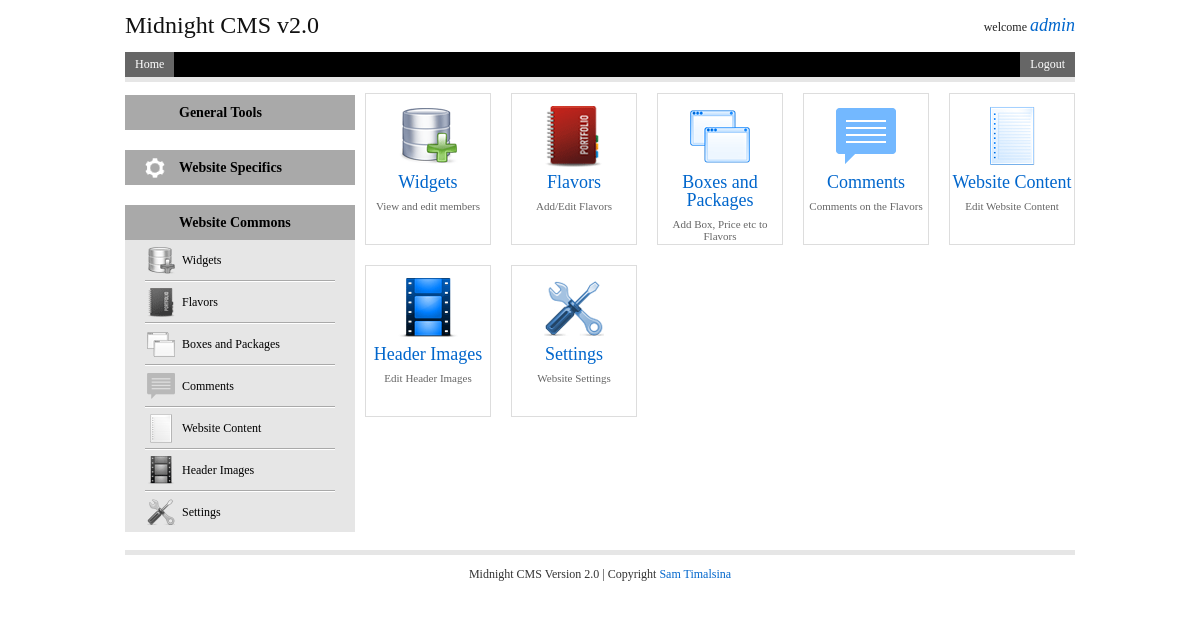
Screenshot of /admin/admin.php (signed in) with the database file from the repository.
### tables this page shows
CREATE TABLE IF NOT EXISTS `widgets` (
  `id` int(11) NOT NULL AUTO_INCREMENT,
  `name` varchar(50) NOT NULL,
  `description` varchar(256) NOT NULL,
  `logo` varchar(256) NOT NULL,
  `type` enum('common','specific','tools') NOT NULL,
  `system` enum('default','installed') NOT NULL,
  PRIMARY KEY (`id`)
);

### admin/conf/functions.php (called while the page is built, shortened)
<?php
	function cut($text){
		$ext="-";
		$spc=" ";
		$replace = str_replace($spc, $ext, $text);
		return $replace;
	}
?>

### admin/admin.php (the view)
<?php
	include("includes/header.php");
	include("includes/left.php");
?>
    <div id="main" class="span-18 last prepend-top">
        <?php
            $username = $_SESSION['username'];
        	$query=mysql_query("SELECT
                                            widgets.`name`,
                                            widgets.id,
                                            widgets.description,
                                            widgets.logo,
                                            widgets.type
                                        FROM
                                            widgets
                                        INNER JOIN adminwidget_tbl ON widgets.`name` = adminwidget_tbl.widgetname
                                        WHERE
                                            adminwidget_tbl.username = '$username' AND
                                            adminwidget_tbl.tools = 'yes' AND widgets.type='common'");
			$i=1;
			while($widget=mysql_fetch_array($query)){
		?>
    	<span class="widget <?php if($i%5==0) echo 'last';?>">
        	<span style="background:url(<?php echo WEB_URL; ?>images/widgets/<?php echo $widget['logo'];?>) top;" class="widget_icon big">&nbsp;</span>
            <h1><a href="<?php echo BASE_URL; ?>widgets/<?php echo cut($widget['name']);?>"><?php echo $widget['name'];?></a></h1>
            <h2><?php echo $widget['description'];?></h2>
        </span>
        <?php $i++;} ?>
    </div>
<?php
	include("includes/footer.php");
?>

### admin/includes/header.php (shortened to what this page needs)
<!DOCTYPE html PUBLIC "-//W3C//DTD XHTML 1.0 Transitional//EN" "http://www.w3.org/TR/xhtml1/DTD/xhtml1-transitional.dtd">
<html xmlns="http://www.w3.org/1999/xhtml">
<head>
<link type="text/css" rel="stylesheet" href="<?php echo BASE_URL;?>styles/screen.css" media="screen, projection"/>
<link type="text/css" rel="stylesheet" href="<?php echo BASE_URL;?>styles/print.css" media="print"/>
<link type="text/css" rel="stylesheet" href="<?php echo BASE_URL;?>styles/style.css" />
</head>
<body>
<div class="container">
	<div id="header" class="span-24 last">
    	<div class="span-24 last">
        	<span id="m_logo" class="span-12">
            	<h1>Midnight CMS v2.0</h1>
            </span>
            <span id="user_welcome" class="span-12 last">
				welcome <span class="username"><a href="#"><?php echo $_SESSION['username'];?></a></span>
            </span>
        </div>
    	<div id="options" class="span-24 last">
        	<span class="bar left"><a href="<?php echo BASE_URL;?>welcome">Home</a></span>
            <span class="bar right"><a href="<?php echo BASE_URL;?>logout">Logout</a></span>
        </div>
    </div>

### admin/includes/left.php (shortened to what this page needs)
<div id="left" class="span-6">
<?php
    $username = $_SESSION['username'];
    if($_SESSION['level'] == "admin"){
?>
    	<div id="statistics" class="boxes span-6 last">
        	<h1 class="box_heading">General Tools</h1>
            </div>
<?php
    }
?>
        <div id="specifics" class="boxes span-6 last">
        	<h1 class="box_heading icon1">Website Specifics</h1>
            </div>
        <div id="commons" class="boxes span-6 last">
        	<h1 class="box_heading">Website Commons</h1>
            <ul class="box_menu">
				<?php
                    $query=mysql_query("SELECT
                                            widgets.`name`,
                                            widgets.id,
                                            widgets.description,
                                            widgets.logo,
                                            widgets.type
                                        FROM
                                            widgets
                                        INNER JOIN adminwidget_tbl ON widgets.`name` = adminwidget_tbl.widgetname
                                        WHERE
                                            adminwidget_tbl.username = '$username' AND
                                            adminwidget_tbl.tools = 'yes' AND widgets.type='common'");
					$num_of_widgets=mysql_num_rows($query);
					$this_widget=1;
                    while($widget=mysql_fetch_array($query)){
                ?>
            	<li <?php if($this_widget==1) echo "class='first'"; else if($this_widget==$num_of_widgets) echo "class='last'";?>>
                	<a href="<?php echo BASE_URL."widgets/".cut($widget['name']);?>"><span style="background:url(<?php echo BASE_URL;?>images/widgets/<?php echo $widget['logo'];?>) <?php if(isset($_GET['widget'])){if (cut($widget['name'])==$_GET['widget']) echo "right"; else echo "left";} else echo "left";?> bottom; height:32px; width:32px; display:block; float:left; margin-top:4px;">&nbsp;</span><?php echo $widget['name'];?></a>
                </li>
                <?php $this_widget++;} ?>
            </ul>
        </div>
    </div>

### admin/includes/footer.php (shortened to what this page needs)
	<div id="footer" class="span-24 last prepend-top">
		<p>Midnight CMS Version 2.0 | Copyright <a href="http://shyamtimalsina.com.np/midnight-cms" target="_blank">Sam Timalsina</a></p>
	</div>
</div>
</body>
</html>

### admin/styles/screen.css (style rules this page uses)
html { margin:0;padding:0;border:0; }
body, div, span, object, iframe, h1, h2, h3, h4, h5, h6, p, blockquote, pre, a, abbr, acronym, address, code, del, dfn, em, img, q, dl, dt, dd, ol, ul, li, fieldset, form, label, legend, table, caption, tbody, tfoot, thead, tr, th, td, article, aside, dialog, figure, footer, header, hgroup, nav, section { margin:0;padding:0;border:0;font-size:100%;font:inherit;vertical-align:baseline; }
body { line-height:1.5;background:white; }
html { font-size:100.01%; }
body { font-size:75%;color:#222;background:#fff;font-family:"Helvetica Neue", Arial, Helvetica, sans-serif; }
h1, h2, h3, h4, h5, h6 { font-weight:normal;color:#111; }
h1 { font-size:3em;line-height:1;margin-bottom:0.5em; }
h2 { font-size:2em;margin-bottom:0.75em; }
p { margin:0 0 1.5em; }
.left { float:left !important; }
.right { float:right !important; }
a { color:#06c;text-decoration:underline; }
ul, ol { margin:0 1.5em 1.5em 0;padding-left:1.5em; }
ul { list-style-type:disc; }
.first { margin-left:0;padding-left:0; }
.last { margin-right:0;padding-right:0; }
.container { width:950px;margin:0 auto; }
.column, .span-1, .span-2, .span-3, .span-4, .span-5, .span-6, .span-7, .span-8, .span-9, .span-10, .span-11, .span-12, .span-13, .span-14, .span-15, .span-16, .span-17, .span-18, .span-19, .span-20, .span-21, .span-22, .span-23, .span-24 { float:left;margin-right:10px; }
.last { margin-right:0; }
.span-6 { width:230px; }
.span-12 { width:470px; }
.span-18 { width:710px; }
.span-24 { width:950px;margin-right:0; }
div.prepend-top, .prepend-top { margin-top:1.5em; }
.clearfix:after, .container:after { content:"\0020";display:block;height:0;clear:both;visibility:hidden;overflow:hidden; }
.clearfix, .container { display:block; }

### admin/styles/print.css (style rules this page uses)
body { line-height:1.5;font-family:"Helvetica Neue", Arial, Helvetica, sans-serif;color:#000;background:none;font-size:10pt; }
.container { background:none; }
h1, h2, h3, h4, h5, h6 { font-family:"Helvetica Neue", Arial, "Lucida Grande", sans-serif; }
a:link, a:visited { background:transparent;font-weight:700;text-decoration:underline; }
a:link:after, a:visited:after { content:" (" attr(href) ")";font-size:90%; }

### admin/styles/style.css (style rules this page uses)
body { font-family:Georgia, "Times New Roman", Times, serif; }
a { text-decoration:none !important; }
#header { height:75px; }
#m_logo { height:50px; }
#m_logo h1 { font-size:24px; line-height:50px; }
#user_welcome { text-align:right; line-height:50px; }
#user_welcome .username { font-size:18px; margin-bottom:0 !important; font-weight:normal; font-style:italic; }
#options { height:25px; line-height:25px; background:#000; color:#fff; border-bottom:#e6e6e6 5px solid; }
#options .bar { padding:0 10px; margin:0 !important; background:#666; }
#options .bar.left { text-align:left; }
#options .bar.right { text-align:right; }
#options a { color:#fff; }
#footer { height:25px; }
#footer p { border-top:#e6e6e6 5px solid; color:#333; text-align:center; padding:10px 0; margin:0 !important; }
#statistics, #specifics, #commons, #widget_create, #widget_edit { background:#e6e6e6; margin-top:20px; }
h1.box_heading { font-size:14px; font-weight:bold; color:#000; background:#a9a9a9; height:35px; line-height:35px; text-indent:54px; margin-bottom:0; cursor:pointer; }
.icon1 { background:#a9a9a9 url(../images/website_specifics.png) no-repeat 20px center !important; }
ul.box_menu { list-style:none; padding-left:0; margin:0 20px 0 0px; }
ul.box_menu li { height:40px; line-height:40px; border-bottom:1px solid #a9a9a9; border-top:1px solid #fff; margin-left:20px; text-indent:5px; }
ul.box_menu li.first { border-top:none; }
ul.box_menu li.last { border-bottom:none; }
ul.box_menu a { color:#000; font-weight:normal; text-decoration:none; }
.widget { display:block; float:left; margin:0 20px 20px 0; width:124px; height:150px; border:1px #ddd solid; }
.widget.last { margin-right:0 !important; }
.widget_icon { display:block; margin:0 auto; margin-top:10px; }
.widget_icon.big { height:64px; width:64px; }
.widget h1 { font-size:18px; text-align:center; margin-top:5px; }
.widget h2 { font-size:11px; padding:0 5px 0 5px; text-align:center; color:#666; line-height:12px; }

### rows the page displays
widgets: logo (picture), name "Widgets", description "View and edit members"
widgets: logo (picture), name "Flavors", description "Add/Edit Flavors"
widgets: logo (picture), name "Boxes and Packages", description "Add Box, Price etc to Flavors"
widgets: logo (picture), name "Comments", description "Comments on the Flavors"
widgets: logo (picture), name "Website Content", description "Edit Website Content"
widgets: logo (picture), name "Header Images", description "Edit Header Images"
widgets: logo (picture), name "Settings", description "Website Settings"

### other values shown
$_SESSION['username'] "admin"
